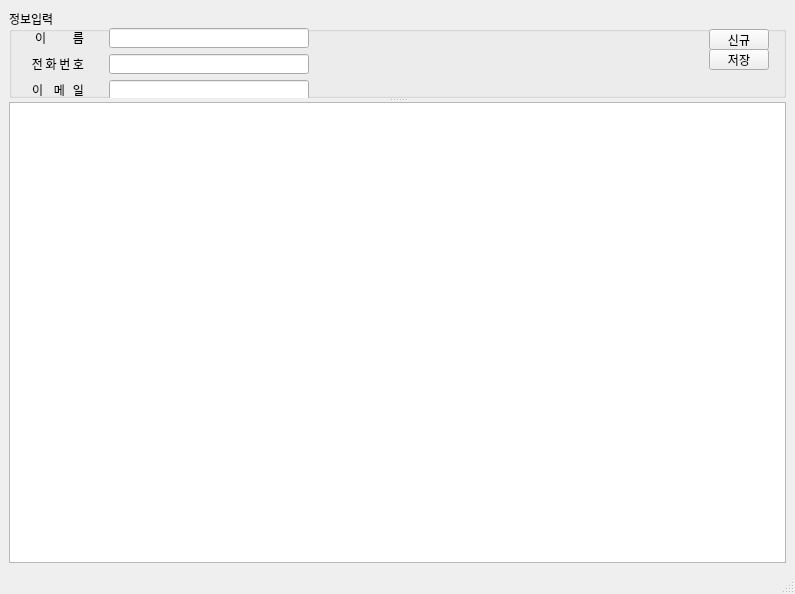
<?xml version="1.0" encoding="UTF-8"?>
<ui version="4.0">
 <class>MainWindow</class>
 <widget class="QMainWindow" name="MainWindow">
  <property name="geometry">
   <rect>
    <x>0</x>
    <y>0</y>
    <width>795</width>
    <height>594</height>
   </rect>
  </property>
  <property name="minimumSize">
   <size>
    <width>600</width>
    <height>400</height>
   </size>
  </property>
  <property name="font">
   <font>
    <family>나눔고딕</family>
   </font>
  </property>
  <property name="windowTitle">
   <string>MainWindow</string>
  </property>
  <widget class="QWidget" name="centralwidget">
   <layout class="QGridLayout" name="gridLayout">
    <item row="0" column="0">
     <widget class="QSplitter" name="splitter">
      <property name="orientation">
       <enum>Qt::Vertical</enum>
      </property>
      <widget class="QWidget" name="verticalLayoutWidget">
       <layout class="QVBoxLayout" name="verticalLayout">
        <item>
         <widget class="QGroupBox" name="groupBox">
          <property name="title">
           <string>정보입력</string>
          </property>
          <widget class="QLabel" name="label">
           <property name="geometry">
            <rect>
             <x>10</x>
             <y>19</y>
             <width>65</width>
             <height>20</height>
            </rect>
           </property>
           <property name="minimumSize">
            <size>
             <width>65</width>
             <height>20</height>
            </size>
           </property>
           <property name="maximumSize">
            <size>
             <width>60</width>
             <height>10</height>
            </size>
           </property>
           <property name="layoutDirection">
            <enum>Qt::LeftToRight</enum>
           </property>
           <property name="text">
            <string>이          름</string>
           </property>
           <property name="alignment">
            <set>Qt::AlignRight|Qt::AlignTrailing|Qt::AlignVCenter</set>
           </property>
          </widget>
          <widget class="QLineEdit" name="txtName">
           <property name="geometry">
            <rect>
             <x>100</x>
             <y>19</y>
             <width>200</width>
             <height>20</height>
            </rect>
           </property>
           <property name="minimumSize">
            <size>
             <width>200</width>
             <height>20</height>
            </size>
           </property>
           <property name="maximumSize">
            <size>
             <width>150</width>
             <height>20</height>
            </size>
           </property>
           <property name="inputMethodHints">
            <set>Qt::ImhLatinOnly</set>
           </property>
          </widget>
          <widget class="QLineEdit" name="txtEmail">
           <property name="geometry">
            <rect>
             <x>100</x>
             <y>71</y>
             <width>200</width>
             <height>20</height>
            </rect>
           </property>
           <property name="minimumSize">
            <size>
             <width>200</width>
             <height>20</height>
            </size>
           </property>
           <property name="maximumSize">
            <size>
             <width>150</width>
             <height>20</height>
            </size>
           </property>
           <property name="text">
            <string/>
           </property>
          </widget>
          <widget class="QLabel" name="label_3">
           <property name="geometry">
            <rect>
             <x>10</x>
             <y>71</y>
             <width>65</width>
             <height>20</height>
            </rect>
           </property>
           <property name="minimumSize">
            <size>
             <width>65</width>
             <height>20</height>
            </size>
           </property>
           <property name="maximumSize">
            <size>
             <width>60</width>
             <height>10</height>
            </size>
           </property>
           <property name="layoutDirection">
            <enum>Qt::LeftToRight</enum>
           </property>
           <property name="text">
            <string>이    메   일</string>
           </property>
           <property name="alignment">
            <set>Qt::AlignRight|Qt::AlignTrailing|Qt::AlignVCenter</set>
           </property>
          </widget>
          <widget class="QLineEdit" name="txtAddress">
           <property name="geometry">
            <rect>
             <x>100</x>
             <y>97</y>
             <width>200</width>
             <height>20</height>
            </rect>
           </property>
           <property name="minimumSize">
            <size>
             <width>200</width>
             <height>20</height>
            </size>
           </property>
           <property name="maximumSize">
            <size>
             <width>150</width>
             <height>20</height>
            </size>
           </property>
          </widget>
          <widget class="QLabel" name="label_4">
           <property name="geometry">
            <rect>
             <x>10</x>
             <y>97</y>
             <width>65</width>
             <height>20</height>
            </rect>
           </property>
           <property name="minimumSize">
            <size>
             <width>65</width>
             <height>20</height>
            </size>
           </property>
           <property name="maximumSize">
            <size>
             <width>60</width>
             <height>10</height>
            </size>
           </property>
           <property name="layoutDirection">
            <enum>Qt::LeftToRight</enum>
           </property>
           <property name="text">
            <string>주           소</string>
           </property>
           <property name="alignment">
            <set>Qt::AlignRight|Qt::AlignTrailing|Qt::AlignVCenter</set>
           </property>
          </widget>
          <widget class="QLabel" name="label_2">
           <property name="geometry">
            <rect>
             <x>10</x>
             <y>45</y>
             <width>65</width>
             <height>20</height>
            </rect>
           </property>
           <property name="minimumSize">
            <size>
             <width>65</width>
             <height>20</height>
            </size>
           </property>
           <property name="maximumSize">
            <size>
             <width>60</width>
             <height>10</height>
            </size>
           </property>
           <property name="layoutDirection">
            <enum>Qt::LeftToRight</enum>
           </property>
           <property name="text">
            <string>전 화 번 호</string>
           </property>
           <property name="alignment">
            <set>Qt::AlignRight|Qt::AlignTrailing|Qt::AlignVCenter</set>
           </property>
          </widget>
          <widget class="QLineEdit" name="txtPhone">
           <property name="geometry">
            <rect>
             <x>100</x>
             <y>45</y>
             <width>200</width>
             <height>20</height>
            </rect>
           </property>
           <property name="minimumSize">
            <size>
             <width>200</width>
             <height>20</height>
            </size>
           </property>
           <property name="maximumSize">
            <size>
             <width>150</width>
             <height>20</height>
            </size>
           </property>
           <property name="inputMethodHints">
            <set>Qt::ImhDigitsOnly|Qt::ImhFormattedNumbersOnly</set>
           </property>
           <property name="text">
            <string/>
           </property>
          </widget>
          <widget class="QPushButton" name="btnNew">
           <property name="geometry">
            <rect>
             <x>700</x>
             <y>20</y>
             <width>60</width>
             <height>21</height>
            </rect>
           </property>
           <property name="minimumSize">
            <size>
             <width>60</width>
             <height>0</height>
            </size>
           </property>
           <property name="maximumSize">
            <size>
             <width>60</width>
             <height>16777215</height>
            </size>
           </property>
           <property name="styleSheet">
            <string notr="true">text-alignment: right;</string>
           </property>
           <property name="text">
            <string>신규</string>
           </property>
          </widget>
          <widget class="QPushButton" name="btnSave">
           <property name="geometry">
            <rect>
             <x>700</x>
             <y>40</y>
             <width>60</width>
             <height>21</height>
            </rect>
           </property>
           <property name="minimumSize">
            <size>
             <width>60</width>
             <height>0</height>
            </size>
           </property>
           <property name="maximumSize">
            <size>
             <width>60</width>
             <height>16777215</height>
            </size>
           </property>
           <property name="styleSheet">
            <string notr="true">text-alignment: right;</string>
           </property>
           <property name="text">
            <string>저장</string>
           </property>
          </widget>
          <widget class="QPushButton" name="btnDel">
           <property name="geometry">
            <rect>
             <x>700</x>
             <y>100</y>
             <width>60</width>
             <height>21</height>
            </rect>
           </property>
           <property name="minimumSize">
            <size>
             <width>60</width>
             <height>0</height>
            </size>
           </property>
           <property name="maximumSize">
            <size>
             <width>60</width>
             <height>16777215</height>
            </size>
           </property>
           <property name="palette">
            <palette>
             <active>
              <colorrole role="WindowText">
               <brush brushstyle="SolidPattern">
                <color alpha="255">
                 <red>0</red>
                 <green>0</green>
                 <blue>0</blue>
                </color>
               </brush>
              </colorrole>
              <colorrole role="Button">
               <brush brushstyle="SolidPattern">
                <color alpha="255">
                 <red>255</red>
                 <green>100</green>
                 <blue>100</blue>
                </color>
               </brush>
              </colorrole>
              <colorrole role="Text">
               <brush brushstyle="SolidPattern">
                <color alpha="255">
                 <red>0</red>
                 <green>0</green>
                 <blue>0</blue>
                </color>
               </brush>
              </colorrole>
              <colorrole role="BrightText">
               <brush brushstyle="SolidPattern">
                <color alpha="255">
                 <red>255</red>
                 <green>0</green>
                 <blue>0</blue>
                </color>
               </brush>
              </colorrole>
              <colorrole role="ButtonText">
               <brush brushstyle="SolidPattern">
                <color alpha="255">
                 <red>0</red>
                 <green>0</green>
                 <blue>0</blue>
                </color>
               </brush>
              </colorrole>
              <colorrole role="Base">
               <brush brushstyle="SolidPattern">
                <color alpha="255">
                 <red>255</red>
                 <green>100</green>
                 <blue>100</blue>
                </color>
               </brush>
              </colorrole>
              <colorrole role="Window">
               <brush brushstyle="SolidPattern">
                <color alpha="255">
                 <red>255</red>
                 <green>100</green>
                 <blue>100</blue>
                </color>
               </brush>
              </colorrole>
              <colorrole role="PlaceholderText">
               <brush brushstyle="SolidPattern">
                <color alpha="128">
                 <red>255</red>
                 <green>0</green>
                 <blue>0</blue>
                </color>
               </brush>
              </colorrole>
             </active>
             <inactive>
              <colorrole role="WindowText">
               <brush brushstyle="SolidPattern">
                <color alpha="255">
                 <red>0</red>
                 <green>0</green>
                 <blue>0</blue>
                </color>
               </brush>
              </colorrole>
              <colorrole role="Button">
               <brush brushstyle="SolidPattern">
                <color alpha="255">
                 <red>255</red>
                 <green>100</green>
                 <blue>100</blue>
                </color>
               </brush>
              </colorrole>
              <colorrole role="Text">
               <brush brushstyle="SolidPattern">
                <color alpha="255">
                 <red>0</red>
                 <green>0</green>
                 <blue>0</blue>
                </color>
               </brush>
              </colorrole>
              <colorrole role="BrightText">
               <brush brushstyle="SolidPattern">
                <color alpha="255">
                 <red>255</red>
                 <green>0</green>
                 <blue>0</blue>
                </color>
               </brush>
              </colorrole>
              <colorrole role="ButtonText">
               <brush brushstyle="SolidPattern">
                <color alpha="255">
                 <red>0</red>
                 <green>0</green>
                 <blue>0</blue>
                </color>
               </brush>
              </colorrole>
              <colorrole role="Base">
               <brush brushstyle="SolidPattern">
                <color alpha="255">
                 <red>255</red>
                 <green>100</green>
                 <blue>100</blue>
                </color>
               </brush>
              </colorrole>
              <colorrole role="Window">
               <brush brushstyle="SolidPattern">
                <color alpha="255">
                 <red>255</red>
                 <green>100</green>
                 <blue>100</blue>
                </color>
               </brush>
              </colorrole>
              <colorrole role="PlaceholderText">
               <brush brushstyle="SolidPattern">
                <color alpha="128">
                 <red>255</red>
                 <green>0</green>
                 <blue>0</blue>
                </color>
               </brush>
              </colorrole>
             </inactive>
             <disabled>
              <colorrole role="WindowText">
               <brush brushstyle="SolidPattern">
                <color alpha="255">
                 <red>0</red>
                 <green>0</green>
                 <blue>0</blue>
                </color>
               </brush>
              </colorrole>
              <colorrole role="Button">
               <brush brushstyle="SolidPattern">
                <color alpha="255">
                 <red>255</red>
                 <green>100</green>
                 <blue>100</blue>
                </color>
               </brush>
              </colorrole>
              <colorrole role="Text">
               <brush brushstyle="SolidPattern">
                <color alpha="255">
                 <red>0</red>
                 <green>0</green>
                 <blue>0</blue>
                </color>
               </brush>
              </colorrole>
              <colorrole role="BrightText">
               <brush brushstyle="SolidPattern">
                <color alpha="255">
                 <red>255</red>
                 <green>0</green>
                 <blue>0</blue>
                </color>
               </brush>
              </colorrole>
              <colorrole role="ButtonText">
               <brush brushstyle="SolidPattern">
                <color alpha="255">
                 <red>0</red>
                 <green>0</green>
                 <blue>0</blue>
                </color>
               </brush>
              </colorrole>
              <colorrole role="Base">
               <brush brushstyle="SolidPattern">
                <color alpha="255">
                 <red>255</red>
                 <green>100</green>
                 <blue>100</blue>
                </color>
               </brush>
              </colorrole>
              <colorrole role="Window">
               <brush brushstyle="SolidPattern">
                <color alpha="255">
                 <red>255</red>
                 <green>100</green>
                 <blue>100</blue>
                </color>
               </brush>
              </colorrole>
              <colorrole role="PlaceholderText">
               <brush brushstyle="SolidPattern">
                <color alpha="128">
                 <red>0</red>
                 <green>0</green>
                 <blue>0</blue>
                </color>
               </brush>
              </colorrole>
             </disabled>
            </palette>
           </property>
           <property name="styleSheet">
            <string notr="true">background-color:rgb(255,100,100);
color: rgb(0,0,0);
text-alignment: right;</string>
           </property>
           <property name="text">
            <string>삭제</string>
           </property>
          </widget>
         </widget>
        </item>
       </layout>
      </widget>
      <widget class="QWidget" name="verticalLayoutWidget_2">
       <layout class="QVBoxLayout" name="verticalLayout_2">
        <item>
         <widget class="QTableWidget" name="tblAddress"/>
        </item>
       </layout>
      </widget>
     </widget>
    </item>
   </layout>
  </widget>
  <widget class="QMenuBar" name="menubar">
   <property name="geometry">
    <rect>
     <x>0</x>
     <y>0</y>
     <width>795</width>
     <height>21</height>
    </rect>
   </property>
  </widget>
  <widget class="QStatusBar" name="stbCurrent"/>
 </widget>
 <resources/>
 <connections/>
</ui>
